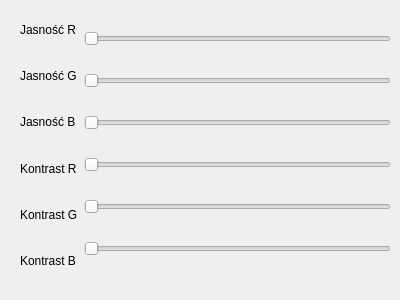
<?xml version="1.0" encoding="UTF-8"?>
<ui version="4.0">
 <class>Dialog</class>
 <widget class="QDialog" name="Dialog">
  <property name="geometry">
   <rect>
    <x>0</x>
    <y>0</y>
    <width>400</width>
    <height>300</height>
   </rect>
  </property>
  <property name="windowTitle">
   <string>Dialog</string>
  </property>
  <widget class="QWidget" name="">
   <property name="geometry">
    <rect>
     <x>20</x>
     <y>10</y>
     <width>371</width>
     <height>271</height>
    </rect>
   </property>
   <layout class="QHBoxLayout" name="horizontalLayout">
    <item>
     <layout class="QVBoxLayout" name="verticalLayout_2">
      <item>
       <widget class="QLabel" name="label">
        <property name="text">
         <string>Jasność R</string>
        </property>
        <property name="buddy">
         <cstring>JasnoscR</cstring>
        </property>
       </widget>
      </item>
      <item>
       <widget class="QLabel" name="label_2">
        <property name="text">
         <string>Jasność G</string>
        </property>
        <property name="buddy">
         <cstring>JasnoscR</cstring>
        </property>
       </widget>
      </item>
      <item>
       <widget class="QLabel" name="label_3">
        <property name="text">
         <string>Jasność B</string>
        </property>
        <property name="buddy">
         <cstring>JasnoscR</cstring>
        </property>
       </widget>
      </item>
      <item>
       <widget class="QLabel" name="label_4">
        <property name="text">
         <string>Kontrast R</string>
        </property>
        <property name="buddy">
         <cstring>JasnoscR</cstring>
        </property>
       </widget>
      </item>
      <item>
       <widget class="QLabel" name="label_5">
        <property name="text">
         <string>Kontrast G</string>
        </property>
        <property name="buddy">
         <cstring>JasnoscR</cstring>
        </property>
       </widget>
      </item>
      <item>
       <widget class="QLabel" name="label_6">
        <property name="text">
         <string>Kontrast B</string>
        </property>
        <property name="buddy">
         <cstring>JasnoscR</cstring>
        </property>
       </widget>
      </item>
     </layout>
    </item>
    <item>
     <layout class="QVBoxLayout" name="verticalLayout">
      <item>
       <widget class="QSlider" name="JasnoscR">
        <property name="maximum">
         <number>255</number>
        </property>
        <property name="orientation">
         <enum>Qt::Horizontal</enum>
        </property>
       </widget>
      </item>
      <item>
       <widget class="QSlider" name="JasnoscG">
        <property name="maximum">
         <number>255</number>
        </property>
        <property name="orientation">
         <enum>Qt::Horizontal</enum>
        </property>
       </widget>
      </item>
      <item>
       <widget class="QSlider" name="JasnoscB">
        <property name="maximum">
         <number>255</number>
        </property>
        <property name="orientation">
         <enum>Qt::Horizontal</enum>
        </property>
       </widget>
      </item>
      <item>
       <widget class="QSlider" name="KontrastR">
        <property name="maximum">
         <number>255</number>
        </property>
        <property name="orientation">
         <enum>Qt::Horizontal</enum>
        </property>
       </widget>
      </item>
      <item>
       <widget class="QSlider" name="KontrastG">
        <property name="maximum">
         <number>255</number>
        </property>
        <property name="orientation">
         <enum>Qt::Horizontal</enum>
        </property>
       </widget>
      </item>
      <item>
       <widget class="QSlider" name="KontrastB">
        <property name="maximum">
         <number>255</number>
        </property>
        <property name="orientation">
         <enum>Qt::Horizontal</enum>
        </property>
       </widget>
      </item>
     </layout>
    </item>
   </layout>
  </widget>
 </widget>
 <resources/>
 <connections/>
</ui>
